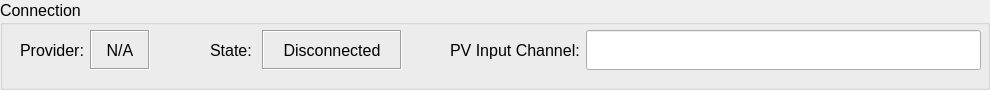
       <widget class="QGroupBox" name="group_box_connection">
        <property name="sizePolicy">
         <sizepolicy hsizetype="Expanding" vsizetype="Expanding">
          <horstretch>0</horstretch>
          <verstretch>0</verstretch>
         </sizepolicy>
        </property>
        <property name="minimumSize">
         <size>
          <width>900</width>
          <height>90</height>
         </size>
        </property>
        <property name="maximumSize">
         <size>
          <width>16777215</width>
          <height>70</height>
         </size>
        </property>
        <property name="font">
         <font>
          <pointsize>12</pointsize>
         </font>
        </property>
        <property name="title">
         <string>Connection</string>
        </property>
        <property name="alignment">
         <set>Qt::AlignLeading|Qt::AlignLeft|Qt::AlignTop</set>
        </property>
        <widget class="QWidget" name="formLayoutWidget_5">
         <property name="geometry">
          <rect>
           <x>20</x>
           <y>30</y>
           <width>151</width>
           <height>42</height>
          </rect>
         </property>
         <layout class="QFormLayout" name="provider_layout">
          <property name="fieldGrowthPolicy">
           <enum>QFormLayout::AllNonFixedFieldsGrow</enum>
          </property>
          <property name="formAlignment">
           <set>Qt::AlignLeading|Qt::AlignLeft|Qt::AlignTop</set>
          </property>
          <item row="0" column="0">
           <widget class="QLabel" name="lbl_pv_provider">
            <property name="sizePolicy">
             <sizepolicy hsizetype="Expanding" vsizetype="Preferred">
              <horstretch>0</horstretch>
              <verstretch>0</verstretch>
             </sizepolicy>
            </property>
            <property name="minimumSize">
             <size>
              <width>60</width>
              <height>40</height>
             </size>
            </property>
            <property name="maximumSize">
             <size>
              <width>175</width>
              <height>40</height>
             </size>
            </property>
            <property name="font">
             <font>
              <pointsize>12</pointsize>
             </font>
            </property>
            <property name="text">
             <string>Provider:</string>
            </property>
           </widget>
          </item>
          <item row="0" column="1">
           <widget class="QLabel" name="provider_name">
            <property name="sizePolicy">
             <sizepolicy hsizetype="Fixed" vsizetype="Preferred">
              <horstretch>0</horstretch>
              <verstretch>0</verstretch>
             </sizepolicy>
            </property>
            <property name="minimumSize">
             <size>
              <width>50</width>
              <height>40</height>
             </size>
            </property>
            <property name="maximumSize">
             <size>
              <width>60</width>
              <height>40</height>
             </size>
            </property>
            <property name="sizeIncrement">
             <size>
              <width>0</width>
              <height>0</height>
             </size>
            </property>
            <property name="font">
             <font>
              <pointsize>12</pointsize>
             </font>
            </property>
            <property name="frameShape">
             <enum>QFrame::Box</enum>
            </property>
            <property name="frameShadow">
             <enum>QFrame::Sunken</enum>
            </property>
            <property name="text">
             <string>N/A</string>
            </property>
            <property name="alignment">
             <set>Qt::AlignCenter</set>
            </property>
           </widget>
          </item>
         </layout>
        </widget>
        <widget class="QWidget" name="formLayoutWidget_3">
         <property name="geometry">
          <rect>
           <x>210</x>
           <y>30</y>
           <width>201</width>
           <height>42</height>
          </rect>
         </property>
         <layout class="QFormLayout" name="state_layout">
          <property name="formAlignment">
           <set>Qt::AlignLeading|Qt::AlignLeft|Qt::AlignTop</set>
          </property>
          <property name="horizontalSpacing">
           <number>10</number>
          </property>
          <item row="0" column="0">
           <widget class="QLabel" name="lbl_connection_state">
            <property name="sizePolicy">
             <sizepolicy hsizetype="Expanding" vsizetype="Preferred">
              <horstretch>0</horstretch>
              <verstretch>0</verstretch>
             </sizepolicy>
            </property>
            <property name="minimumSize">
             <size>
              <width>0</width>
              <height>40</height>
             </size>
            </property>
            <property name="maximumSize">
             <size>
              <width>16777215</width>
              <height>40</height>
             </size>
            </property>
            <property name="font">
             <font>
              <pointsize>12</pointsize>
             </font>
            </property>
            <property name="text">
             <string>State:</string>
            </property>
           </widget>
          </item>
          <item row="0" column="1">
           <widget class="QLabel" name="is_connected">
            <property name="sizePolicy">
             <sizepolicy hsizetype="Fixed" vsizetype="Preferred">
              <horstretch>0</horstretch>
              <verstretch>0</verstretch>
             </sizepolicy>
            </property>
            <property name="minimumSize">
             <size>
              <width>100</width>
              <height>40</height>
             </size>
            </property>
            <property name="maximumSize">
             <size>
              <width>140</width>
              <height>40</height>
             </size>
            </property>
            <property name="font">
             <font>
              <pointsize>12</pointsize>
             </font>
            </property>
            <property name="frameShape">
             <enum>QFrame::Box</enum>
            </property>
            <property name="frameShadow">
             <enum>QFrame::Sunken</enum>
            </property>
            <property name="text">
             <string>Disconnected</string>
            </property>
            <property name="alignment">
             <set>Qt::AlignCenter</set>
            </property>
           </widget>
          </item>
         </layout>
        </widget>
        <widget class="QWidget" name="formLayoutWidget_4">
         <property name="geometry">
          <rect>
           <x>450</x>
           <y>30</y>
           <width>531</width>
           <height>42</height>
          </rect>
         </property>
         <layout class="QFormLayout" name="prefix_layout">
          <property name="labelAlignment">
           <set>Qt::AlignRight|Qt::AlignTrailing|Qt::AlignVCenter</set>
          </property>
          <property name="formAlignment">
           <set>Qt::AlignLeading|Qt::AlignLeft|Qt::AlignTop</set>
          </property>
          <item row="0" column="0">
           <widget class="QLabel" name="pv_prefix_label">
            <property name="sizePolicy">
             <sizepolicy hsizetype="Expanding" vsizetype="Preferred">
              <horstretch>0</horstretch>
              <verstretch>0</verstretch>
             </sizepolicy>
            </property>
            <property name="minimumSize">
             <size>
              <width>80</width>
              <height>40</height>
             </size>
            </property>
            <property name="maximumSize">
             <size>
              <width>16675</width>
              <height>40</height>
             </size>
            </property>
            <property name="font">
             <font>
              <pointsize>12</pointsize>
             </font>
            </property>
            <property name="text">
             <string>PV Input Channel:</string>
            </property>
           </widget>
          </item>
          <item row="0" column="1">
           <widget class="QLineEdit" name="pv_prefix">
            <property name="sizePolicy">
             <sizepolicy hsizetype="Fixed" vsizetype="Fixed">
              <horstretch>0</horstretch>
              <verstretch>0</verstretch>
             </sizepolicy>
            </property>
            <property name="minimumSize">
             <size>
              <width>180</width>
              <height>40</height>
             </size>
            </property>
            <property name="maximumSize">
             <size>
              <width>16776</width>
              <height>40</height>
             </size>
            </property>
            <property name="font">
             <font>
              <pointsize>12</pointsize>
             </font>
            </property>
            <property name="text">
             <string/>
            </property>
           </widget>
          </item>
         </layout>
        </widget>
       </widget>
